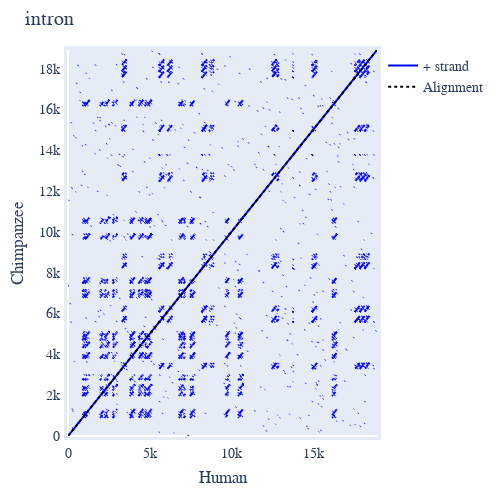
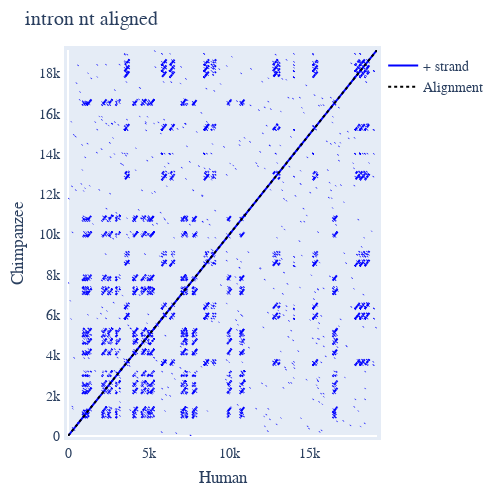

Notebook code for these charts, in order:
### Code cell
dp_allpos = aln_intronsAR1.dotplot(name1="Human", name2="Chimpanzee", title="intron")
dp_allpos.show()
dp_allpos = aln_intronsAR_ntaligned1.dotplot(name1="Human", name2="Chimpanzee", title="intron nt aligned")
dp_allpos.show()

### Figure 1 — Plotly figure (JSON) as saved in the notebook; plotly's stock layout.template omitted (floating-point values rounded to 4 significant figures; data arrays with more than 128 entries replaced by an {"elided": "..."} marker saying what was removed)
{"data": [{"line": {"color": "blue"}, "mode": "lines", "name": "+ strand", "showlegend": true, "type": "scatter", "x": {"elided": "9836 int values"}, "xaxis": "x", "y": {"elided": "9836 int values"}, "yaxis": "y"}, {"line": {"color": "black", "dash": "dot"}, "mode": "lines", "name": "Alignment", "showlegend": true, "type": "scatter", "x": [0.2, 18910.0], "xaxis": "x", "y": [0, 18911], "yaxis": "y"}], "layout": {"autosize": false, "font": {"family": "Balto", "size": 14}, "height": 500, "hovermode": "closest", "margin": {"b": 50, "l": 50, "pad": 4, "r": 50, "t": 50}, "showlegend": true, "title": {"text": "intron"}, "width": 500, "xaxis": {"mirror": true, "range": [0, 18912], "showgrid": false, "showline": true, "title": {"text": "Human"}, "visible": true}, "yaxis": {"mirror": true, "range": [0, 18912], "showgrid": false, "showline": true, "title": {"text": "Chimpanzee"}, "visible": true}}}

### Figure 2 — Plotly figure (JSON) as saved in the notebook; plotly's stock layout.template omitted (floating-point values rounded to 4 significant figures; data arrays with more than 128 entries replaced by an {"elided": "..."} marker saying what was removed)
{"data": [{"line": {"color": "blue"}, "mode": "lines", "name": "+ strand", "showlegend": true, "type": "scatter", "x": {"elided": "11837 int values"}, "xaxis": "x", "y": {"elided": "11837 int values"}, "yaxis": "y"}, {"line": {"color": "black", "dash": "dot"}, "mode": "lines", "name": "Alignment", "showlegend": true, "type": "scatter", "x": [0.2, 19160.0], "xaxis": "x", "y": [0, 19159], "yaxis": "y"}], "layout": {"autosize": false, "font": {"family": "Balto", "size": 14}, "height": 500, "hovermode": "closest", "margin": {"b": 50, "l": 50, "pad": 4, "r": 50, "t": 50}, "showlegend": true, "title": {"text": "intron nt aligned"}, "width": 500, "xaxis": {"mirror": true, "range": [0, 19160], "showgrid": false, "showline": true, "title": {"text": "Human"}, "visible": true}, "yaxis": {"mirror": true, "range": [0, 19160], "showgrid": false, "showline": true, "title": {"text": "Chimpanzee"}, "visible": true}}}
